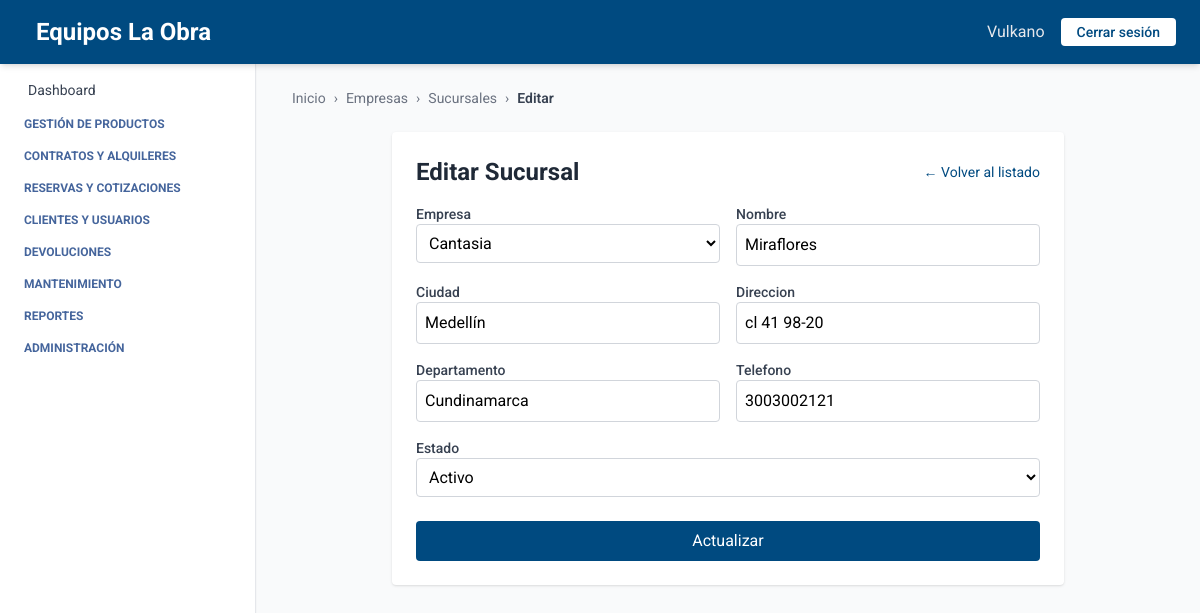
/empresa/sucursales/1/editar/, run on an earlier commit of the app's database.
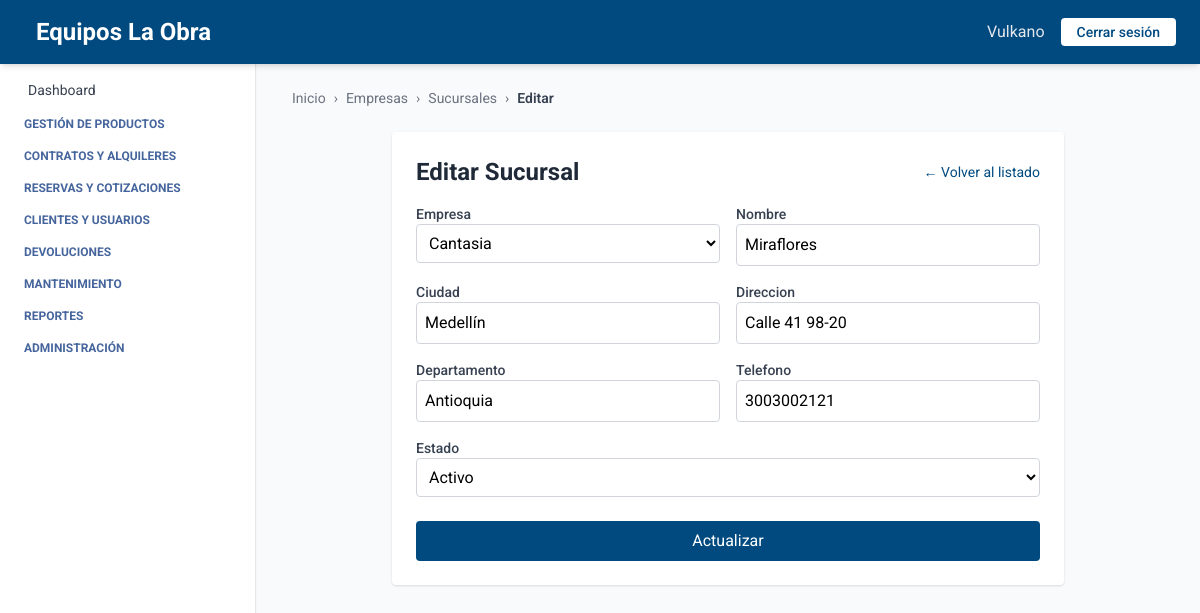
And on a later commit of the database.
### empresa/models.py (models this page shows, shortened)
class Sucursal(models.Model):
    ESTADOS = [
        ("activo", "Activo"),
        ("inactivo", "Inactivo"),
    ]
    empresa = models.ForeignKey(Empresa, related_name='sucursales', on_delete=models.CASCADE)
    nombre = models.CharField(max_length=100)
    ciudad = models.CharField(max_length=100)
    direccion = models.CharField(max_length=255)
    departamento = models.CharField(max_length=100, blank=True, null=True)
    telefono = models.CharField(max_length=20, blank=True, null=True)
    estado = models.CharField(max_length=20, choices=ESTADOS, default="activo")

### empresa/views.py (the view)
# urls.py: path('sucursales/<int:pk>/editar/', SucursalUpdateView.as_view(), name='editar_sucursal'),
class SucursalUpdateView(BreadcrumbMixin, UpdateView):
    model = Sucursal
    form_class = SucursalEditForm
    template_name = 'editar_sucursal.html'
    success_url = reverse_lazy('sucursal_list')
    breadcrumb_items = [
        ("Empresas", reverse_lazy("empresa_list")),
        ("Sucursales", reverse_lazy("sucursal_list")),
        ("Editar", None)]

### core/views.py (called while the page is built)
    def get_context_data(self, **kwargs):
        context = super().get_context_data(**kwargs)
        context["home"] = self.home_url
        context["breadcrumb_items"] = self.breadcrumb_items
        return context

### empresa/models.py (called while the page is built)
    def __str__(self):
        return self.nombre

### empresa/templates/editar_sucursal.html (shortened to what this page needs)
{% extends "index.html" %}
{% block breadcrumb %}
  {% include "breadcrumb.html" with home='/' breadcrumbs=breadcrumb_items %}
{% endblock %}
{% block content %}
<div class="max-w-2xl mx-auto mt-6 bg-white p-6 rounded shadow">
  <div class="flex justify-between items-center mb-4">
    <h2 class="text-2xl font-bold text-gray-800">Editar Sucursal</h2>
    <a href="{% url 'sucursal_list' %}" class="text-sm text-[var(--primary-color)] hover:underline">
      ← Volver al listado
    </a>
  </div>
  <form method="post" class="grid grid-cols-2 gap-4">
    {% for field in form %}
    <div class="{% if forloop.counter == form.fields|length %}col-span-2{% endif %}">
      <label for="{{ field.id_for_label }}" class="block text-sm font-medium text-gray-700">{{ field.label }}</label>
      {{ field }}
    </div>
    {% endfor %}
    <div class="col-span-2">
      <button type="submit" class="mt-2 w-full bg-[var(--primary-color)] text-white py-2 rounded hover:bg-blue-700 transition">
        Actualizar
      </button>
    </div>
  </form>
</div>
{% endblock %}

What changed in the data, as far as the page shows it:
changed Sucursal "Cantasia": direccion "cl 41 98-20" → "Calle 41 98-20"; departamento "Cundinamarca" → "Antioquia"
